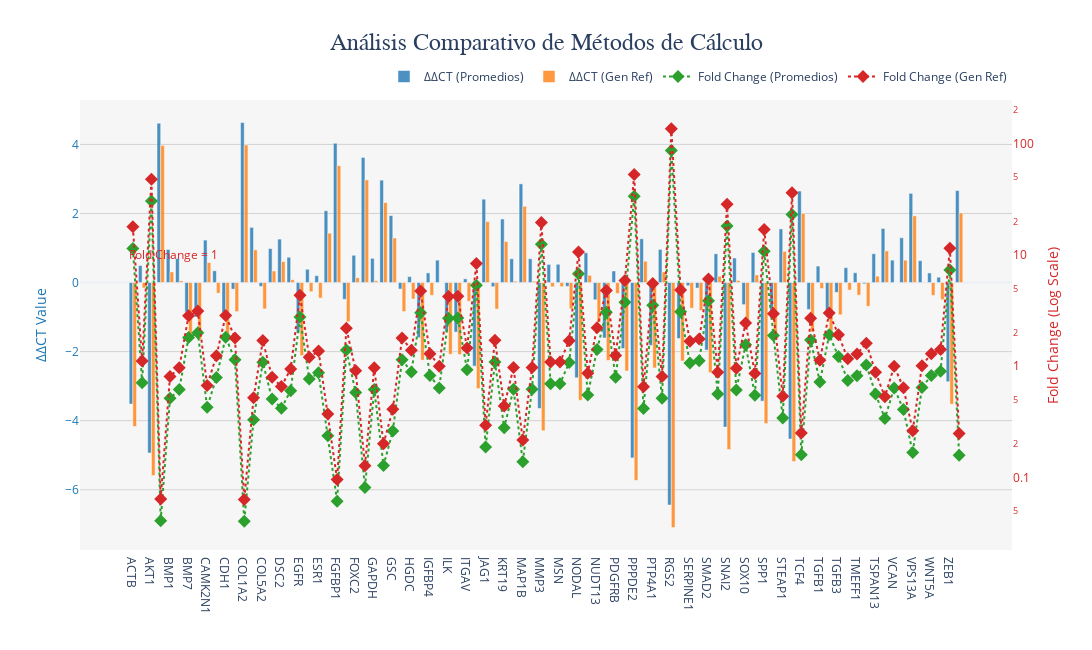

Here is the notebook cell this chart was saved with:
### Markdown cell above
### Análisis comparativo de métodos de cálculo


Este código crea una visualización combinada en Plotly que compara valores de ΔΔCT (barra) y Fold Change (línea), usando dos ejes Y. Los valores de ΔΔCT se representan en un eje Y izquierdo, mientras que los valores de Fold Change se trazan en el eje Y derecho con una escala logarítmica. Además:

- **Barras para ΔΔCT**: Comparan promedios y valores de genes de referencia.
- **Líneas y marcadores para Fold Change**: Usan diferentes colores y formas para distinguir entre promedios y genes de referencia.
- **Layout personalizado**: Incluye títulos, leyenda mejorada, anotaciones clave, y un esquema de colores claro.

### Code cell
import plotly.graph_objects as go

fig = go.Figure()

# =============================================================================
# 1. Barras para Delta-Delta CT (Eje Y Izquierdo)
# =============================================================================
fig.add_trace(go.Bar(
    x=df_consolidado['target'],
    y=df_consolidado['delta_delta_ct_promedio'],
    name='ΔΔCT (Promedios)',
    marker_color='#1f77b4',  # Azul estándar
    opacity=0.8,
    yaxis='y'
))

fig.add_trace(go.Bar(
    x=df_consolidado['target'],
    y=df_consolidado['delta_delta_ct_gen_ref'],
    name='ΔΔCT (Gen Ref)',
    marker_color='#ff7f0e',  # Naranja estándar
    opacity=0.8,
    yaxis='y'
))

# =============================================================================
# 2. Líneas + Marcadores para Fold Change (Eje Y Derecho - Escala Log)
# =============================================================================
fig.add_trace(go.Scatter(
    x=df_consolidado['target'],
    y=df_consolidado['fold_change_promedio'],
    name='Fold Change (Promedios)',
    mode='markers+lines',
    marker=dict(color='#2ca02c', size=10, symbol='diamond'),  # Verde
    line=dict(color='#2ca02c', width=2, dash='dot'),
    yaxis='y2'
))

fig.add_trace(go.Scatter(
    x=df_consolidado['target'],
    y=df_consolidado['fold_change_gen_ref'],
    name='Fold Change (Gen Ref)',
    mode='markers+lines',
    marker=dict(color='#d62728', size=10, symbol='diamond'),  # Rojo
    line=dict(color='#d62728', width=2, dash='dot'),
    yaxis='y2'
))

# =============================================================================
# 3. Ajustes de Layout
# =============================================================================
fig.update_layout(
    title=dict(
        text='Análisis Comparativo de Métodos de Cálculo',
        font=dict(size=24, family='Arial Black'),
        x=0.5
    ),
    template='plotly_white',
    barmode='group',
    yaxis=dict(
        title='ΔΔCT Value',
        titlefont=dict(color='#1f77b4', size=14),
        tickfont=dict(color='#1f77b4'),
        showgrid=True,
        gridcolor='lightgray'
    ),
    yaxis2=dict(
        title='Fold Change (Log Scale)',
        titlefont=dict(color='#d62728', size=14),
        tickfont=dict(color='#d62728'),
        overlaying='y',
        side='right',
        type='log',
        showgrid=False
    ),
    hovermode='x unified',
    legend=dict(
        orientation="h",
        yanchor="bottom",
        y=1.02,
        xanchor="right",
        x=1,
        bgcolor='rgba(255,255,255,0.9)'
    ),
    height=650,
    width=1200,
    margin=dict(b=100, t=100),
    plot_bgcolor='rgba(245,245,245,0.9)'
)

# =============================================================================
# 4. Anotaciones Clave
# =============================================================================
fig.add_annotation(
    text="Fold Change = 1",
    xref="paper", yref="y2",
    x=0.05, y=1,
    showarrow=False,
    font=dict(color="#d62728", size=12)
)

fig.show()


guardar_grafico(fig, 'analisis_comparativo.png')

### Figure 1 — Plotly figure (JSON) as saved in the notebook; plotly's stock layout.template omitted (floating-point values rounded to 4 significant figures)
{"data": [{"marker": {"color": "#1f77b4"}, "name": "ΔΔCT (Promedios)", "opacity": 0.8, "type": "bar", "x": ["ACTB", "AHNAK", "AKT1", "B2M", "BMP1", "BMP2", "BMP7", "CALD1", "CAMK2N1", "CAV2", "CDH1", "CDH2", "COL1A2", "COL3A1", "COL5A2", "CTNNB1", "DSC2", "DSP", "EGFR", "ERBB3", "ESR1", "F11R", "FGFBP1", "FN1", "FOXC2", "FZD7", "GAPDH", "GNG11", "GSC", "GSK3B", "HGDC", "HPRT1", "IGFBP4", "IL1RN", "ILK", "ITGA5", "ITGAV", "ITGB1", "JAG1", "KRT14", "KRT19", "KRT7", "MAP1B", "MMP2", "MMP3", "MMP9", "MSN", "MST1R", "NODAL", "NOTCH1", "NUDT13", "OCLN", "PDGFRB", "PLEK2", "PPPDE2", "PTK2", "PTP4A1", "RAC1", "RGS2", "RPLP0", "SERPINE1", "SIP1", "SMAD2", "SNAI1", "SNAI2", "SNAI3", "SOX10", "SPARC", "SPP1", "STAT3", "STEAP1", "TCF3", "TCF4", "TFPI2", "TGFB1", "TGFB2", "TGFB3", "TIMP1", "TMEFF1", "TMEM132A", "TSPAN13", "TWIST1", "VCAN", "VIM", "VPS13A", "WNT11", "WNT5A", "WNT5B", "ZEB1", "ZEB2"], "y": [-3.518, 0.4935, -4.935, 4.617, 0.9585, 0.6985, -0.8565, -0.9982, 1.23, 0.3418, -0.8665, -0.1915, 4.635, 1.598, -0.1132, 0.9851, 1.258, 0.7335, -1.465, 0.3851, 0.2001, 2.08, 4.035, -0.4849, 0.7901, 3.623, 0.7018, 2.967, 1.94, -0.1882, 0.1735, -1.597, 0.2801, 0.6501, -1.428, -1.435, 0.1085, -2.42, 2.415, -0.1199, 1.84, 0.6901, 2.858, 0.6901, -3.645, 0.5251, 0.5301, -0.1099, -2.758, 0.8618, -0.4999, -1.607, 0.3351, -1.912, -5.078, 1.268, -1.822, 0.9601, -6.443, -1.622, -0.09154, -0.1599, -1.957, 0.8335, -4.187, 0.7118, -0.6399, 0.8718, -3.433, -0.9165, 1.553, -4.533, 2.65, -0.7815, 0.4768, -0.9382, -0.2849, 0.4318, 0.2851, -0.03654, 0.8351, 1.567, 0.6501, 1.298, 2.583, 0.6351, 0.2785, 0.1551, -2.872, 2.665], "yaxis": "y"}, {"marker": {"color": "#ff7f0e"}, "name": "ΔΔCT (Gen Ref)", "opacity": 0.8, "type": "bar", "x": ["ACTB", "AHNAK", "AKT1", "B2M", "BMP1", "BMP2", "BMP7", "CALD1", "CAMK2N1", "CAV2", "CDH1", "CDH2", "COL1A2", "COL3A1", "COL5A2", "CTNNB1", "DSC2", "DSP", "EGFR", "ERBB3", "ESR1", "F11R", "FGFBP1", "FN1", "FOXC2", "FZD7", "GAPDH", "GNG11", "GSC", "GSK3B", "HGDC", "HPRT1", "IGFBP4", "IL1RN", "ILK", "ITGA5", "ITGAV", "ITGB1", "JAG1", "KRT14", "KRT19", "KRT7", "MAP1B", "MMP2", "MMP3", "MMP9", "MSN", "MST1R", "NODAL", "NOTCH1", "NUDT13", "OCLN", "PDGFRB", "PLEK2", "PPPDE2", "PTK2", "PTP4A1", "RAC1", "RGS2", "RPLP0", "SERPINE1", "SIP1", "SMAD2", "SNAI1", "SNAI2", "SNAI3", "SOX10", "SPARC", "SPP1", "STAT3", "STEAP1", "TCF3", "TCF4", "TFPI2", "TGFB1", "TGFB2", "TGFB3", "TIMP1", "TMEFF1", "TMEM132A", "TSPAN13", "TWIST1", "VCAN", "VIM", "VPS13A", "WNT11", "WNT5A", "WNT5B", "ZEB1", "ZEB2"], "y": [-4.168, -0.1567, -5.585, 3.967, 0.3083, 0.04833, -1.507, -1.648, 0.58, -0.3083, -1.517, -0.8417, 3.985, 0.9483, -0.7633, 0.335, 0.6083, 0.08333, -2.115, -0.265, -0.45, 1.43, 3.385, -1.135, 0.14, 2.973, 0.05167, 2.317, 1.29, -0.8383, -0.4767, -2.247, -0.37, 0, -2.078, -2.085, -0.5417, -3.07, 1.765, -0.77, 1.19, 0.04, 2.208, 0.04, -4.295, -0.125, -0.12, -0.76, -3.408, 0.2117, -1.15, -2.257, -0.315, -2.562, -5.728, 0.6183, -2.472, 0.31, -7.093, -2.272, -0.7417, -0.81, -2.607, 0.1833, -4.837, 0.06167, -1.29, 0.2217, -4.083, -1.567, 0.9033, -5.183, 2, -1.432, -0.1733, -1.588, -0.935, -0.2183, -0.365, -0.6867, 0.185, 0.9167, 0, 0.6483, 1.933, -0.015, -0.3717, -0.495, -3.522, 2.015], "yaxis": "y"}, {"line": {"color": "#2ca02c", "dash": "dot", "width": 2}, "marker": {"color": "#2ca02c", "size": 10, "symbol": "diamond"}, "mode": "markers+lines", "name": "Fold Change (Promedios)", "type": "scatter", "x": ["ACTB", "AHNAK", "AKT1", "B2M", "BMP1", "BMP2", "BMP7", "CALD1", "CAMK2N1", "CAV2", "CDH1", "CDH2", "COL1A2", "COL3A1", "COL5A2", "CTNNB1", "DSC2", "DSP", "EGFR", "ERBB3", "ESR1", "F11R", "FGFBP1", "FN1", "FOXC2", "FZD7", "GAPDH", "GNG11", "GSC", "GSK3B", "HGDC", "HPRT1", "IGFBP4", "IL1RN", "ILK", "ITGA5", "ITGAV", "ITGB1", "JAG1", "KRT14", "KRT19", "KRT7", "MAP1B", "MMP2", "MMP3", "MMP9", "MSN", "MST1R", "NODAL", "NOTCH1", "NUDT13", "OCLN", "PDGFRB", "PLEK2", "PPPDE2", "PTK2", "PTP4A1", "RAC1", "RGS2", "RPLP0", "SERPINE1", "SIP1", "SMAD2", "SNAI1", "SNAI2", "SNAI3", "SOX10", "SPARC", "SPP1", "STAT3", "STEAP1", "TCF3", "TCF4", "TFPI2", "TGFB1", "TGFB2", "TGFB3", "TIMP1", "TMEFF1", "TMEM132A", "TSPAN13", "TWIST1", "VCAN", "VIM", "VPS13A", "WNT11", "WNT5A", "WNT5B", "ZEB1", "ZEB2"], "y": [11.46, 0.7103, 30.59, 0.04076, 0.5146, 0.6162, 1.811, 1.998, 0.4263, 0.7891, 1.823, 1.142, 0.04024, 0.3302, 1.082, 0.5052, 0.418, 0.6015, 2.76, 0.7657, 0.8705, 0.2365, 0.061, 1.399, 0.5783, 0.08114, 0.6148, 0.1279, 0.2606, 1.139, 0.8867, 3.024, 0.8235, 0.6372, 2.691, 2.704, 0.9276, 5.351, 0.1875, 1.087, 0.2793, 0.6198, 0.1379, 0.6198, 12.51, 0.6949, 0.6925, 1.079, 6.766, 0.5503, 1.414, 3.045, 0.7927, 3.762, 33.78, 0.4151, 3.535, 0.514, 87.02, 3.077, 1.066, 1.117, 3.881, 0.5612, 18.21, 0.6106, 1.558, 0.5465, 10.8, 1.888, 0.3407, 23.15, 0.1593, 1.719, 0.7186, 1.916, 1.218, 0.7413, 0.8207, 1.026, 0.5605, 0.3376, 0.6372, 0.4066, 0.1668, 0.6439, 0.8245, 0.8981, 7.318, 0.1577], "yaxis": "y2"}, {"line": {"color": "#d62728", "dash": "dot", "width": 2}, "marker": {"color": "#d62728", "size": 10, "symbol": "diamond"}, "mode": "markers+lines", "name": "Fold Change (Gen Ref)", "type": "scatter", "x": ["ACTB", "AHNAK", "AKT1", "B2M", "BMP1", "BMP2", "BMP7", "CALD1", "CAMK2N1", "CAV2", "CDH1", "CDH2", "COL1A2", "COL3A1", "COL5A2", "CTNNB1", "DSC2", "DSP", "EGFR", "ERBB3", "ESR1", "F11R", "FGFBP1", "FN1", "FOXC2", "FZD7", "GAPDH", "GNG11", "GSC", "GSK3B", "HGDC", "HPRT1", "IGFBP4", "IL1RN", "ILK", "ITGA5", "ITGAV", "ITGB1", "JAG1", "KRT14", "KRT19", "KRT7", "MAP1B", "MMP2", "MMP3", "MMP9", "MSN", "MST1R", "NODAL", "NOTCH1", "NUDT13", "OCLN", "PDGFRB", "PLEK2", "PPPDE2", "PTK2", "PTP4A1", "RAC1", "RGS2", "RPLP0", "SERPINE1", "SIP1", "SMAD2", "SNAI1", "SNAI2", "SNAI3", "SOX10", "SPARC", "SPP1", "STAT3", "STEAP1", "TCF3", "TCF4", "TFPI2", "TGFB1", "TGFB2", "TGFB3", "TIMP1", "TMEFF1", "TMEM132A", "TSPAN13", "TWIST1", "VCAN", "VIM", "VPS13A", "WNT11", "WNT5A", "WNT5B", "ZEB1", "ZEB2"], "y": [17.98, 1.115, 48.0, 0.06396, 0.8076, 0.9671, 2.842, 3.135, 0.669, 1.238, 2.861, 1.792, 0.06315, 0.5182, 1.697, 0.7928, 0.656, 0.9439, 4.332, 1.202, 1.366, 0.3711, 0.09572, 2.196, 0.9075, 0.1273, 0.9648, 0.2007, 0.409, 1.788, 1.392, 4.746, 1.292, 1, 4.223, 4.243, 1.456, 8.398, 0.2942, 1.705, 0.4383, 0.9727, 0.2164, 0.9727, 19.63, 1.091, 1.087, 1.693, 10.62, 0.8635, 2.219, 4.779, 1.244, 5.904, 53.02, 0.6514, 5.547, 0.8066, 136.6, 4.829, 1.672, 1.753, 6.091, 0.8807, 28.57, 0.9582, 2.445, 0.8576, 16.95, 2.962, 0.5346, 36.34, 0.25, 2.698, 1.128, 3.007, 1.912, 1.163, 1.288, 1.61, 0.8796, 0.5297, 1, 0.638, 0.2618, 1.01, 1.294, 1.409, 11.48, 0.2474], "yaxis": "y2"}], "layout": {"annotations": [{"font": {"color": "#d62728", "size": 12}, "showarrow": false, "text": "Fold Change = 1", "x": 0.05, "xref": "paper", "y": 1, "yref": "y2"}], "barmode": "group", "height": 650, "hovermode": "x unified", "legend": {"bgcolor": "rgba(255,255,255,0.9)", "orientation": "h", "x": 1, "xanchor": "right", "y": 1.02, "yanchor": "bottom"}, "margin": {"b": 100, "t": 100}, "plot_bgcolor": "rgba(245,245,245,0.9)", "title": {"font": {"family": "Arial Black", "size": 24}, "text": "Análisis Comparativo de Métodos de Cálculo", "x": 0.5}, "width": 1200, "yaxis": {"gridcolor": "lightgray", "showgrid": true, "tickfont": {"color": "#1f77b4"}, "title": {"font": {"color": "#1f77b4", "size": 14}, "text": "ΔΔCT Value"}}, "yaxis2": {"overlaying": "y", "showgrid": false, "side": "right", "tickfont": {"color": "#d62728"}, "title": {"font": {"color": "#d62728", "size": 14}, "text": "Fold Change (Log Scale)"}, "type": "log"}}}
